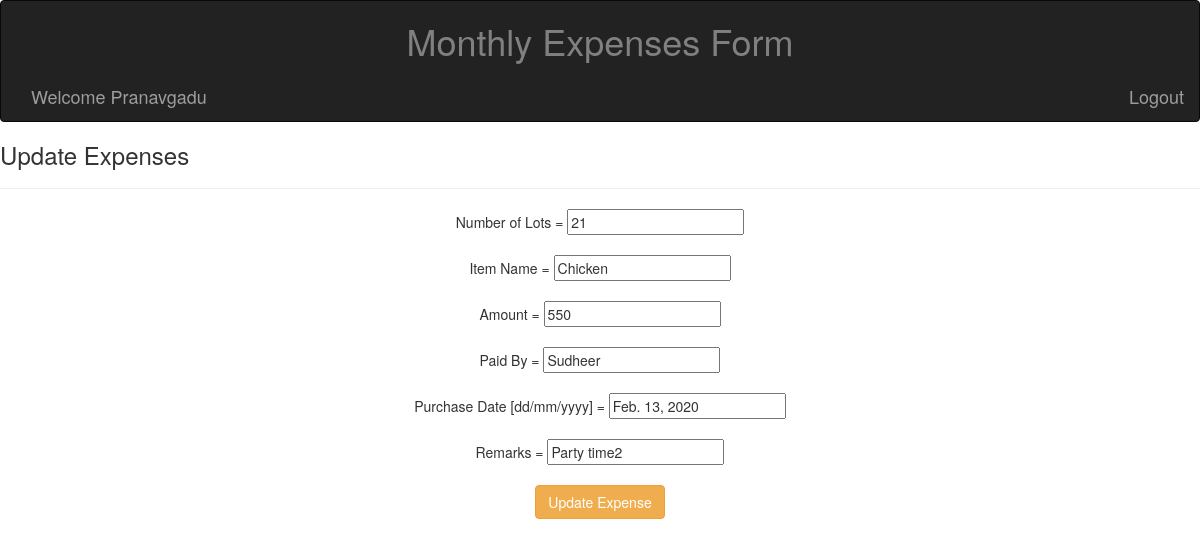
The page /update/5/ (signed in) on the database its author committed.
### testapp/models.py (models this page shows)
class Expenses(models.Model):
    itemno=models.IntegerField()
    itemname=models.CharField(max_length=64)
    amount=models.IntegerField()
    paidby = models.CharField(max_length=64)
    purchasedate=models.DateField()
    remarks=models.CharField(max_length=256)

### testapp/views.py (the view)
# urls.py: url(r'^update/(?P<id>\d+)/$', views.UpdateExpView),
@cache_control(no_cache=True, must_revalidate=True, no_store=True)
@login_required
def UpdateExpView(request,id):
    explist=Expenses.objects.get(id=id)
    if request.method=='POST':
        form=ExpForm(request.POST, instance=explist)
        if form.is_valid:
            form.save()
        return redirect('/list')
    return render(request, 'testapp/update.html',{'explist':explist})

### template/testapp/update.html (shortened to what this page needs)
<!DOCTYPE html>
{%load static%}
<html lang="en">
<head>
    <link rel="stylesheet" href="https://maxcdn.bootstrapcdn.com/bootstrap/3.3.7/css/bootstrap.min.css"
>
    <link rel="stylesheet" href="{%static 'css/demo.css' %}"
</head>
<body>
    <nav class="navbar navbar-inverse">
        <div class="collapse navbar-collapse">
            <div style="text-align:center">
                <h1> Monthly Expenses Form </h1>
            </div>
            <div class="navbar-brand navbar-left"> Welcome  {{ request.user.username | title}} </div>
            {% if request.user.is_authenticated %}
                <a class="navbar-brand navbar-right" href="/logout">Logout</a>
            {% else %}
                <a class="navbar-brand navbar-right" href="/accounts/login">Login</a>
            {% endif%}
        </div>
    </nav>
     <h3> Update Expenses </h3><hr>
        <form method="POST">
            <div style="text-align:center">
                Number of Lots = <input type="text" name="itemno" value="{{explist.itemno}}" > <br><br>
                Item Name = <input type="text" name="itemname" value="{{explist.itemname}}" > <br><br>
                Amount = <input type="text" name="amount" value="{{explist.amount}}" > <br><br>
                Paid By = <input type="text" name="paidby" value="{{explist.paidby}}" > <br><br>
                Purchase Date [dd/mm/yyyy] = <input type="text" name="purchasedate" value="{{explist.purchasedate}}"> <br><br>
                Remarks = <input type="text" name="remarks" value="{{explist.remarks}}" > <br><br>
                <input type="submit" name="" class="btn btn-warning" value="Update Expense">
            </div>
        </form>

### static/css/demo.css (style rules this page uses)
body { background: url(https://images.unsplash.com/photo-1565514158882-617325fbd873?ixlib=rb-1.2.1&auto=format&fit=crop&w=750&q=80 ); background-repeat: no-repeat; background-size: cover; }
h1 { color:gray }

### rows shown on the page
Expenses: itemno "21", itemname "Chicken", amount "550", paidby "Sudheer", purchasedate "Feb. 13, 2020", remarks "Party time2"

### other values the page prints
{{ request.user.username | title }} "Pranavgadu"
